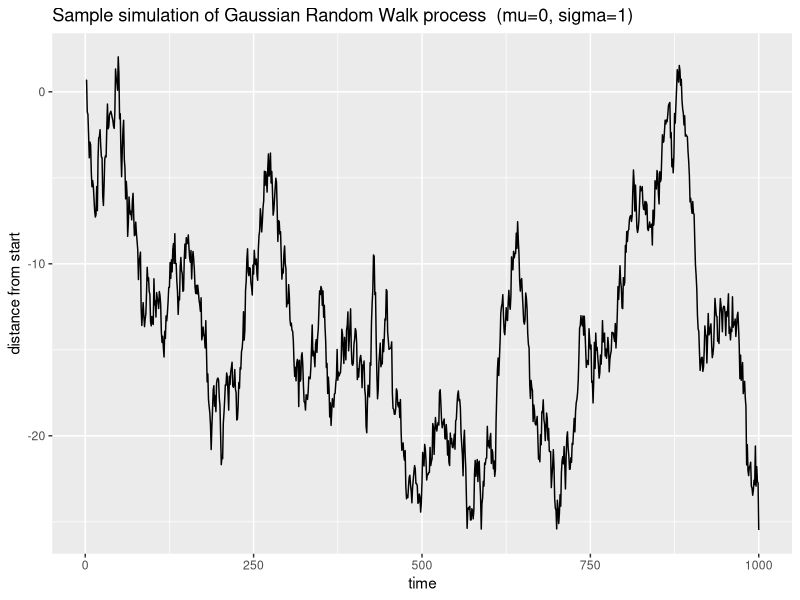

Write R code to recreate this figure. (Note: this script raises an error after producing the figure.)
## ---- chunk 1
rversion <- R.Version()$version.string
sysname <- Sys.info()["sysname"]
sys.release <- Sys.info()["release"]

# set global markdown options:
library(knitr)
opts_chunk$set(echo = FALSE
              , fig.width = 7
              , fig.height = 4
              , fig.path="figure/")

# libraries:
library(ggplot2)
## ---- chunk 2
      time_length = 1000;
       sigma = 1;              
       mu = 0       
       sim_result <- data.frame(t=c(1:time_length), y=0)
       
       set.seed(44)
         
         current_value = 0; # start new random walk from zero level
         for (ind in 1:time_length)
         {      
           delta = rnorm(1,mu,sigma);
           current_value = current_value + delta;
           index = ind 
           sim_result[index,]$y <- current_value           
         }
       
       #prepare dataframe with coefficients in order to diplay in ggplot using common colors for geom_abline and geom_line        
       g <- ggplot(data = sim_result, aes(x=t, y=y)) + geom_line()         
       g <- g + labs(title = "Sample simulation of Gaussian Random Walk process  (mu=0, sigma=1)", x = "time", y = "distance from start")
       g

## ---- chunk 3
       mu <- 0
       time_length = 1000;
       train_regression_period_percentage <- 0.7
       
       sigma = 1;              
       n_experiments = 5;
       
       
       sim_result <- data.frame(t=rep(1:time_length, n_experiments), y=0, experiment_id = as.factor(rep(1:n_experiments, each=time_length)))
       
       set.seed(42)
       for (experiment_id in 1:n_experiments) {
         
         current_value = 0; # start new random walk from zero level
         for (ind in 1:time_length)
         {      
           delta = rnorm(1,mu,sigma);
           current_value = current_value + delta;
           index = ind + (experiment_id-1)*time_length; # calculate position in the dataframe
           sim_result[index,]$y <- current_value
           sim_result[index,]$experiment_id <- experiment_id
         }
       }
       
       
       #prepare dataframe with coefficients in order to diplay in ggplot using common colors for geom_abline and geom_line 
       coeff_df <- data.frame(experiment_id = unique(sim_result$experiment_id), intercept = 0, slope = 0, x = 0, xend = 0, y = 0, yend = 0);
       models = list()
       for (id in 1:n_experiments) {
         first_half <- dplyr::filter(tbl_df(sim_result), experiment_id == id, t <= time_length*train_regression_period_percentage )  
         lm_fit <- lm(y ~ t, first_half)  
         coeff_df[id,]$intercept = lm_fit$coefficients[1];
         coeff_df[id,]$slope = lm_fit$coefficients[2];  
         models[[id]] = lm_fit  
         
         x = 0; xend = time_length*train_regression_period_percentage;
         pred <- predict(lm_fit, data.frame(t = c(x,xend)))
         y = pred[1]
         yend = pred[2]
         
         coeff_df[id,]$x = x;
         coeff_df[id,]$xend = xend;
         coeff_df[id,]$y = y;
         coeff_df[id,]$yend = yend;
       }
       
       g <- ggplot(sim_result, aes(x=t, y=y, color = experiment_id)) + geom_line()  
       g <- g + geom_abline(data = coeff_df, aes(intercept = intercept, slope = slope, color= experiment_id), linetype = 2) # plot linear extrapolation fitted by using half of time series
       g <- g + geom_segment(data = coeff_df, aes(x = x, xend = xend, y=y, yend = yend, color= experiment_id), linetype = 1, size = 1, arrow=arrow()) # linear regression
       g <- g + geom_vline(xintercept = time_length*train_regression_period_percentage, color = "black", alpha = 1/2) # to show half time
       g <- g + geom_vline(xintercept = time_length, color = "blue", alpha = 1/2) # to end of period
       g <- g + labs(title = "result of simmulation random walk processes", x = "time", y = "distance from start")
       g

